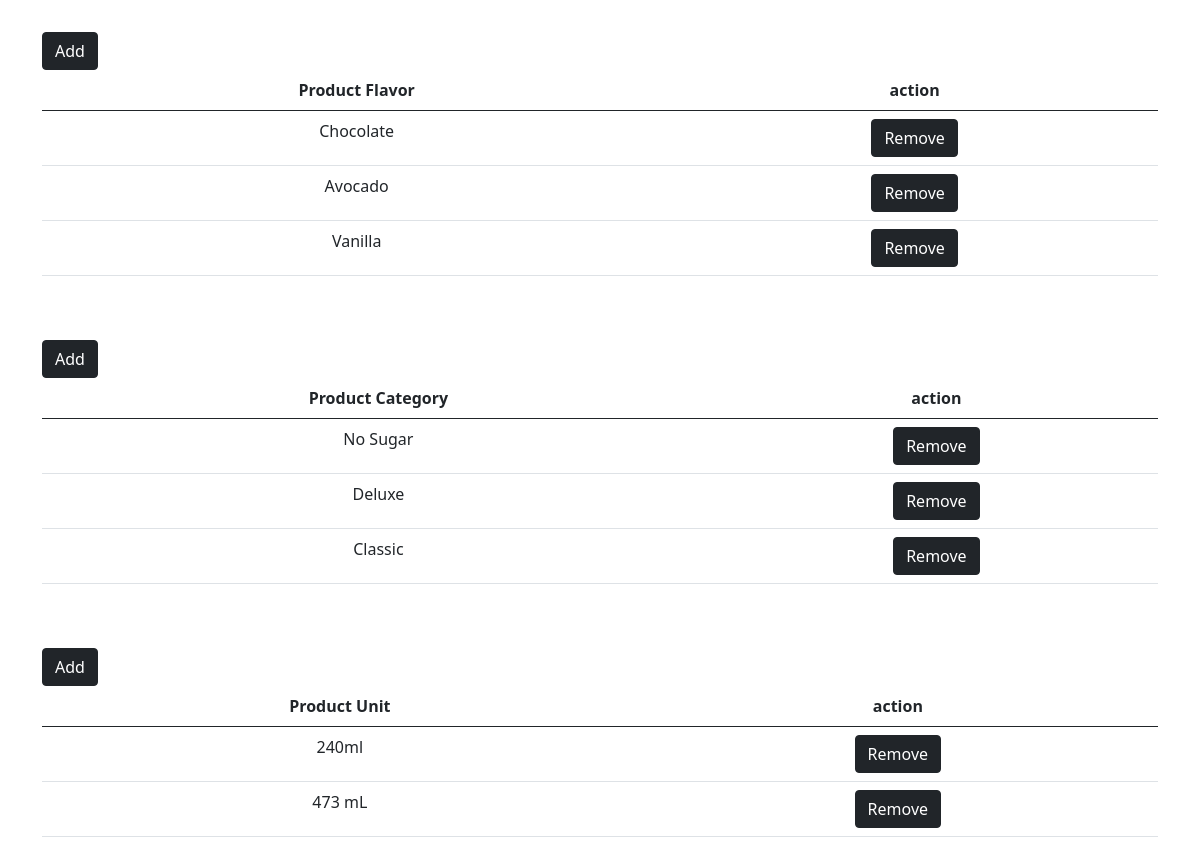
Page /user-site/settings-product/ on the committed database.
### admin_site/models.py (models this page shows, shortened)
class Settings_flavor(models.Model):
    settings_flavor = models.CharField(max_length=250, null=True, verbose_name='Flavor')

class Settings_category(models.Model):
    settings_category = models.CharField(max_length=250, null=True, verbose_name='Category')

class Settings_unit(models.Model):
    settings_unit = models.CharField(max_length=250, null=True, verbose_name='Unit')

### admin_site/views.py (the view)
# urls.py: path('settings-product/', views.settings_product, name='settings_product'),
def settings_product(request):
    list_category = Settings_category.objects.all()
    list_flavor = Settings_flavor.objects.all()
    list_unit = Settings_unit.objects.all()
    context ={
        'list_category':list_category,
        'list_flavor':list_flavor,
        'list_unit':list_unit,
    }
    return render(request, 'admin_site/settings/settings_product.html',context)

### templates/admin_site/settings/settings_product.html (shortened to what this page needs)
{% extends 'admin_site/base.html' %}
{% block content %}
<br>
<a href="{% url 'admin_site:settings_addflavor' %}" class="btn btn-dark">Add </a>
    <table class="table table-hover text-center">
        <thead>
            <tr>
                <th>Product Flavor</th>
                <th>action</th>
            </tr>
        </thead>
        <tbody>
            {% for list in list_flavor %}
            <tr>
                <td>{{ list.settings_flavor }}</td>
                <td><a href="{% url 'admin_site:remove_flavor' list.id %}" class="btn btn-dark">Remove</a></td>
            </tr>
            {% endfor %}
        </tbody>
    </table>
    <br><br>
    <a href="{% url 'admin_site:settings_addcategory' %}" class="btn btn-dark">Add </a>
    <table class="table table-hover text-center">
        <thead>
            <tr>
                <th>Product Category</th>
                <th>action</th>
            </tr>
        </thead>
        <tbody>
            {% for list in list_category %}
            <tr>
                <td>{{ list.settings_category }}</td>
                <td><a href="{% url 'admin_site:remove_category' list.id %}" class="btn btn-dark">Remove</a></td>
            </tr>
            {% endfor %}
        </tbody>
    </table>
    <br><br>
    <a href="{% url 'admin_site:settings_addunit' %}" class="btn btn-dark">Add </a>
    <table class="table table-hover text-center">
        <thead>
            <tr>
                <th>Product Unit</th>
                <th>action</th>
            </tr>
        </thead>
        <tbody>
            {% for list in list_unit %}
            <tr>
                <td>{{ list.settings_unit }}</td>
                <td><a href="{% url 'admin_site:remove_unit' list.id %}" class="btn btn-dark">Remove</a></td>
            </tr>
            {% endfor %}
        </tbody>
    </table>
{% endblock content %}

### rows in the picture
Settings_flavor: settings_flavor "Chocolate"
Settings_flavor: settings_flavor "Avocado"
Settings_flavor: settings_flavor "Vanilla"
Settings_category: settings_category "No Sugar"
Settings_category: settings_category "Deluxe"
Settings_category: settings_category "Classic"
Settings_unit: settings_unit "240ml"
Settings_unit: settings_unit "473 mL"
